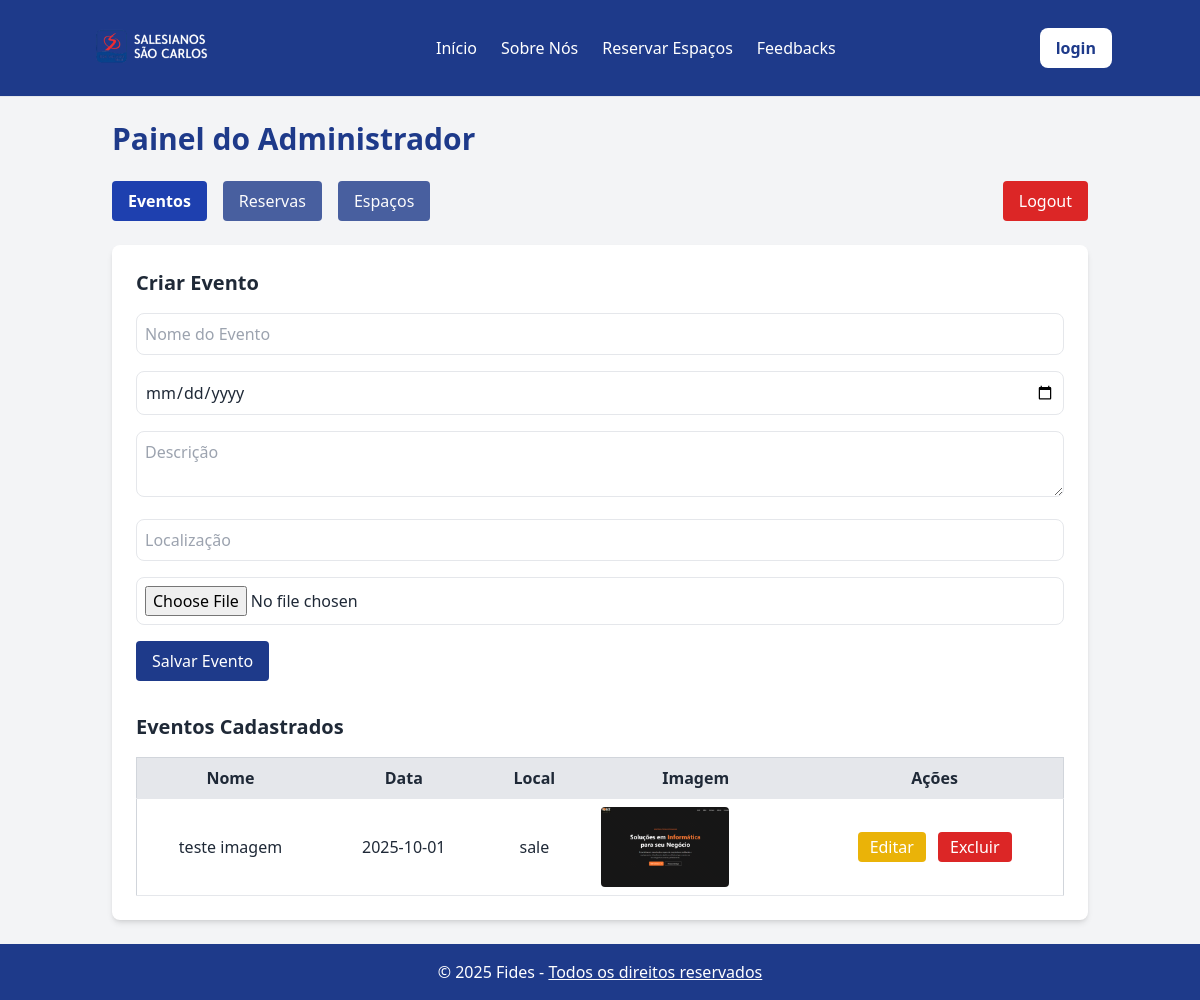
Page /admin.php (signed in) on the committed database.
### tables this page shows
CREATE TABLE IF NOT EXISTS `eventos` (
  `id` int NOT NULL AUTO_INCREMENT,
  `nome` varchar(255) NOT NULL,
  `data` date NOT NULL,
  `descricao` text,
  `localizacao` varchar(255) DEFAULT NULL,
  `imagem` varchar(255) DEFAULT NULL,
  PRIMARY KEY (`id`),
  UNIQUE KEY `nome` (`nome`)
);

### admin.php (the view, shortened to what this page needs)
<?php
include("config.php");
$eventos = mysqli_query($conn, "SELECT * FROM eventos ORDER BY data DESC");
$activeTab = $_GET['tab'] ?? 'eventos';
?>
<!DOCTYPE html>
<html lang="pt-BR">
<head>
<script src="https://cdn.tailwindcss.com"></script>
</head>
<body class="bg-gray-100 text-gray-800 flex flex-col min-h-screen">
<?php include("components/header.php"); ?>
<main class="container mx-auto p-6 flex-grow">
  <h2 class="text-3xl font-bold text-blue-900 mb-6">Painel do Administrador</h2>
  <div class="flex items-center justify-between mb-6">
  <div class="flex space-x-4">
    <button
        onclick="showTab('eventos')"
        class="tab-button px-4 py-2 rounded hover:bg-blue-700 <?= $activeTab === 'eventos' ? 'active' : '' ?>"
        id="tab-eventos">
        Eventos
    </button>
    <button
        onclick="showTab('reservas')"
        class="tab-button px-4 py-2 rounded hover:bg-blue-700 <?= $activeTab === 'reservas' ? 'active' : '' ?>"
        id="tab-reservas">
        Reservas
    </button>
    <button
        onclick="showTab('espacos')"
        class="tab-button px-4 py-2 rounded hover:bg-blue-700 <?= $activeTab === 'espacos' ? 'active' : '' ?>"
        id="tab-espacos">
        Espaços
    </button>
  </div>
  <a href="logout.php" class="px-4 py-2 bg-red-600 text-white rounded hover:bg-red-500">
    Logout
  </a>
</div>
  <div id="eventos" class="tab-content bg-white rounded-lg shadow-md p-6 <?= $activeTab !== 'eventos' ? 'hidden' : '' ?>">
    <h3 class="text-xl font-bold mb-4">Criar Evento</h3>
    <form action="create_event.php" method="post" enctype="multipart/form-data" class="space-y-4 mb-8">
      <input type="text" name="nome" placeholder="Nome do Evento" class="w-full p-2 border rounded-lg" required>
      <input type="date" name="data" class="w-full p-2 border rounded-lg" required>
      <textarea name="desc" placeholder="Descrição" class="w-full p-2 border rounded-lg" required></textarea>
      <input type="text" name="local" placeholder="Localização" class="w-full p-2 border rounded-lg" required>
      <input type="file" name="img" accept="image/*" class="w-full p-2 border rounded-lg" required>
      <button type="submit" class="bg-blue-900 text-white px-4 py-2 rounded hover:bg-blue-700">Salvar Evento</button>
    </form>
    <h3 class="text-xl font-bold mb-4">Eventos Cadastrados</h3>
    <table class="min-w-full border border-gray-300">
      <thead class="bg-gray-200">
        <tr>
          <th class="py-2 px-4 border-b">Nome</th>
          <th class="py-2 px-4 border-b">Data</th>
          <th class="py-2 px-4 border-b">Local</th>
          <th class="py-2 px-4 border-b">Imagem</th>
          <th class="py-2 px-4 border-b">Ações</th>
        </tr>
      </thead>
      <tbody class="text-center">
        <?php while($ev = mysqli_fetch_assoc($eventos)): ?>
        <tr>
          <td class="py-2 px-4 border-b"><?= htmlspecialchars($ev['nome']) ?></td>
          <td class="py-2 px-4 border-b"><?= htmlspecialchars($ev['data']) ?></td>
          <td class="py-2 px-4 border-b"><?= htmlspecialchars($ev['localizacao']) ?></td>
          <td class="py-2 px-4 border-b">
            <img src="<?= htmlspecialchars($ev['imagem']) ?>" alt="<?= htmlspecialchars($ev['nome']) ?>" class="w-32 h-20 object-cover rounded">
          </td>
          <td class="py-2 px-4 border-b space-x-2">
            <a href="edit_event.php?id=<?= $ev['id'] ?>" class="px-3 py-1 bg-yellow-500 text-white rounded hover:bg-yellow-400">Editar</a>
            <a href="#" onclick="confirmDeleteEvent(<?= $ev['id'] ?>)" class="px-3 py-1 bg-red-600 text-white rounded hover:bg-red-500">Excluir</a>
          </td>
        </tr>
        <?php endwhile; ?>
      </tbody>
    </table>
  </div>
</main>
<?php include("components/footer.php"); ?>
</body>
</html>

### admin.php (style rules this page uses)
.tab-button { transition: all 0.3s ease; }
.tab-button.active { background-color: #1e40af; color: white; font-weight: 600; }
.tab-button:not(.active) { background-color: #1e3a8a; color: white; opacity: 0.8; }
.tab-content { transition: opacity 0.3s ease; }

### rows in the picture
eventos: nome "teste imagem", data "2025-10-01", localizacao "sale", imagem (picture)
